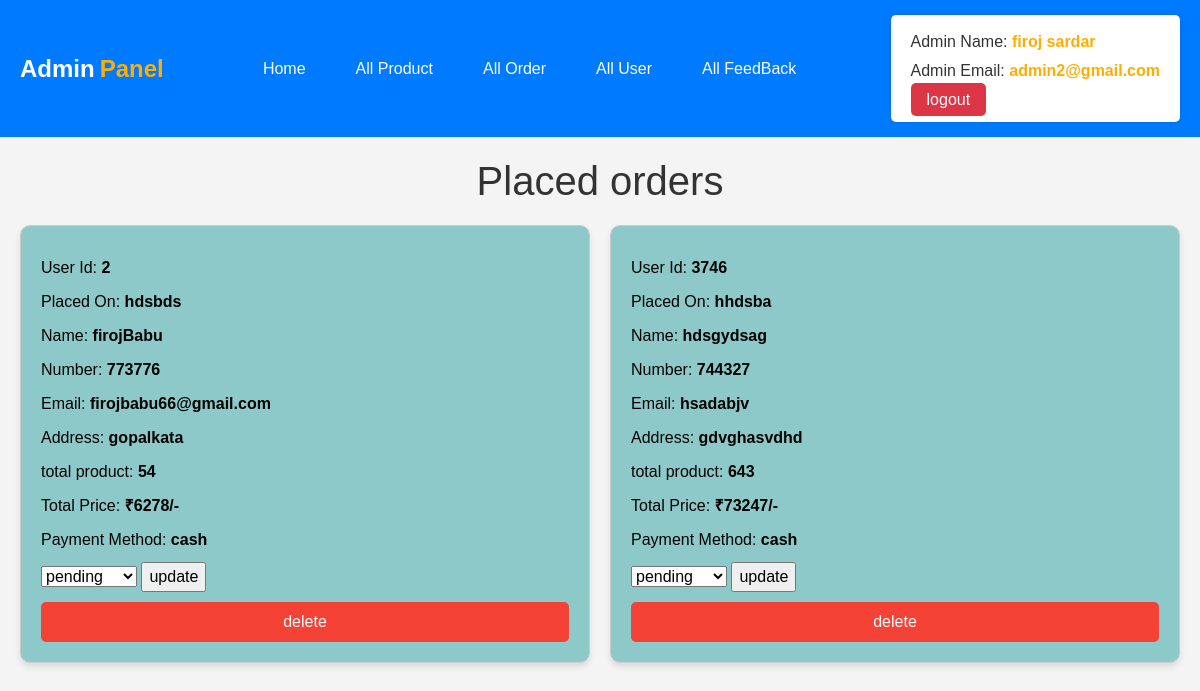
The page /admin/adminorders.php (signed in) on the database its author committed.
### tables this page shows
CREATE TABLE `shop_order` (
  `id` int(11) NOT NULL,
  `user_id` int(250) NOT NULL,
  `name` varchar(100) NOT NULL,
  `number` varchar(12) NOT NULL,
  `email` varchar(100) NOT NULL,
  `method` varchar(50) NOT NULL,
  `address` varchar(250) NOT NULL,
  `total_products` varchar(900) NOT NULL,
  `total_price` int(100) NOT NULL,
  `placed_on` varchar(50) NOT NULL,
  `payment_status` varchar(40) NOT NULL DEFAULT 'pending'
);

### admin/adminorders.php (the view, shortened to what this page needs)
<?php
include ('db.php');
?>
<!DOCTYPE html>
<html lang="en">
<head>
  <link href="https://stackpath.bootstrapcdn.com/bootstrap/4.5.2/css/bootstrap.min.css" rel="stylesheet">
  <link rel="stylesheet" href="https://cdnjs.cloudflare.com/ajax/libs/font-awesome/6.5.2/css/all.min.css">
  <link rel="stylesheet" href="../css/admin.css">
  <link rel="stylesheet" href="../css/adminorders.css">
</head>
<body>
  <header class="header">
    <a href="#" class="admin-logo">Admin<span style="color: #ffae00; padding: 0 5px; border-radius: 3px;">Panel</span></a>
    <nav class="admin-nav">
      <a href="admin_page.php">Home</a>
      <a href="adminproduct.php">All Product</a>
      <a href="adminorders.php">All Order</a>
      <a href="adminusers.php">All User</a>
      <a href="adminfeedback.php">All FeedBack</a>
    </nav>
    <div class="account-box">
      <p>Admin Name: <span><?php echo $_SESSION['admin_name'] ?></span></p>
      <p>Admin Email: <span><?php echo $_SESSION['admin_email'] ?></span></p>
      <a href="adminLogout.php" class="delete-btn">logout</a>
    </div>
  </header>
  <section class="orders">
    <h1 class="title">Placed orders</h1>
    <div class="box-container">
      <?php
      $selectOrders = mysqli_query($con,"SELECT * FROM `shop_order`");
      if(mysqli_num_rows($selectOrders)>0){
        while($fetchOrders = mysqli_fetch_assoc($selectOrders)){
       ?>
     <div class="box">
<p>User Id:  <span><?php echo $fetchOrders['user_id'] ?></span> </p>
<p>Placed On:  <span><?php echo $fetchOrders['placed_on'] ?></span> </p>
<p>Name:  <span><?php echo $fetchOrders['name'] ?></span> </p>
<p>Number:  <span><?php echo $fetchOrders['number'] ?></span> </p>
<p>Email:  <span><?php echo $fetchOrders['email'] ?></span> </p>
<p>Address:  <span><?php echo $fetchOrders['address'] ?></span> </p>
<p>total product:  <span><?php echo $fetchOrders['total_products'] ?></span> </p>
<p>Total Price:  <span>₹<?php echo $fetchOrders['total_price'] ?>/-</span> </p>
<p>Payment Method:  <span><?php echo $fetchOrders['method'] ?></span> </p>
<form action="" method="post">
  <select name="updatePayment">
<option value="" selected disabled>
<?php echo $fetchOrders['payment_status']; ?>
</option>
  </select>
  <input type="submit" value="update" name="updateOrder" class="option-btn">
  <a href="adminorders.php>delete=<?php echo $fetchOrders['id']; ?>" onclick="return confirm('Delete this order')" class="deleteBtn">delete</a>
</form>
     </div>
     <?php
    }
      }else{
          $message = '<div class="alert alert-danger" role="alert">No Orders Placed Yet!</div>';
      }
      ?>
    </div>
  </section>
</body>
</html>

### css/admin.css (style rules this page uses)
body { font-family: Arial, sans-serif; background-color: #f4f4f4; }
header { background-color: #007bff; color: #fff; padding: 15px 20px; display: flex; justify-content: space-between; align-items: center; }
.admin-logo { font-size: 24px; font-weight: bold; text-decoration: none; color: #fff; }
.admin-nav { display: flex; gap: 20px; }
.admin-nav a { color: #fff; text-decoration: none; padding: 10px 15px; border-radius: 5px; transition: backgroundcolor 0.3s ease; }
.account-box { background-color: #fff; color: #333; padding: 10px 20px; border-radius: 5px; box-shadow: 0 0 10px rgba(0, 0, 0, 0.1); }
.account-box p { margin: 5px 0; }
.account-box span { font-weight: bold; color: #ffae00; }
.delete-btn { color: #fff; background-color: #dc3545; padding: 5px 10px; border: none; border-radius: 3px; text-decoration: none; transition: background-color 0.3s ease; }
.box-container { display: grid; grid-template-columns: repeat(auto-fill, minmax(250px, 1fr)); gap: 20px; }
.box { border: 1px solid #ccc; padding: 20px; border-radius: 5px; }
.box p { margin: 5px 0; }
.box p span { font-weight: bold; }
.deleteBtn { display: block; margin-top: 10px; color: #fff; background-color: #f44336; border: none; padding: 8px 16px; text-align: center; text-decoration: none; border-radius: 5px; cursor: pointer; }

### css/adminorders.css (style rules this page uses)
.orders { padding: 20px; }
.box-container { display: grid; grid-template-columns: repeat(auto-fit, minmax(300px, 1fr)); grid-gap: 20px; }
.box { background-color: #8ec9c9; border-radius: 10px; box-shadow: 0 4px 6px rgba(0, 0, 0, 0.1); padding: 20px; }
.title { text-align: center; margin-bottom: 20px; color: #333; }
.box p { margin: 10px 0; color: #020000; }
.update-btn, .delete-btn { padding: 8px 16px; border: none; border-radius: 5px; cursor: pointer; transition: background-color 0.3s ease; }
.delete-btn { background-color: #dc3545; color: #fff; }

### rows shown on the page
shop_order: user "2", placed_on "hdsbds", name "firojBabu", number "773776", email "firojbabu66@gmail.com", address "gopalkata", total_products "54", total_price "6278", method "cash", updatePayment "pending"
shop_order: user "3746", placed_on "hhdsba", name "hdsgydsag", number "744327", email "hsadabjv", address "gdvghasvdhd", total_products "643", total_price "73247", method "cash", updatePayment "pending"

### other values the page prints
$_SESSION['admin_name'] "firoj sardar"
$_SESSION['admin_email'] "admin2@gmail.com"
